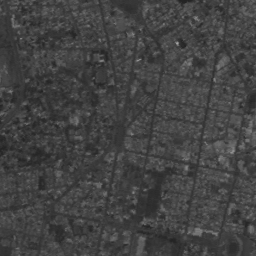
#> input picture img_lab2/QUITO.png, 256 x 256 px
$ jupyter execute ecualizacionR.ipynb
#> lines starting #> are read from the running program, lines starting #| are printed output that depends on the picture
# Ecualización del histograma

[cell 1]
import cv2
import matplotlib.pyplot as plt
import numpy as np

[cell 2]
quitoImg = cv2.imread("img_lab2/QUITO.png", cv2.IMREAD_GRAYSCALE)
#> quitoImg is the input picture: shape (256, 256); min 35, max 166, mean 66.3
plt.imshow(quitoImg, cmap='gray', vmin=0, vmax=255)

[cell 3]
hist = cv2.calcHist([quitoImg], [0], None, [256], [0, 256])
#> hist = 256 values, max 2369 at index 62, min 0 at index 0, mean 256
plt.plot(hist)
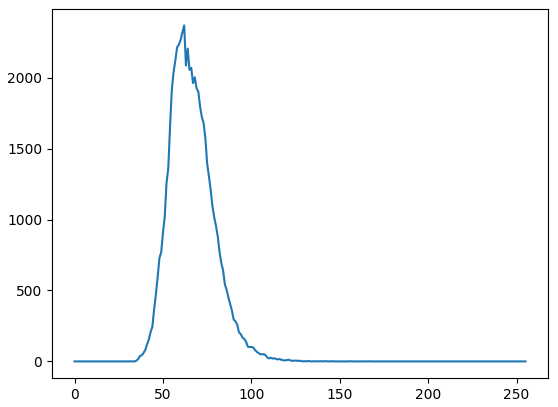
#> figure drawn by matplotlib, 1 panel; curve peaks at x = 62, y = 2369

[cell 4]
imagen_equ = cv2.equalizeHist(quitoImg)
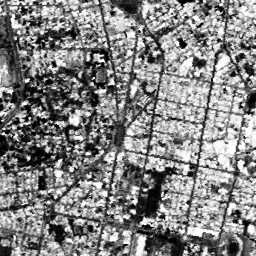
#> imagen_equ: shape (256, 256); min 0, max 255, mean 130.6
plt.imshow(imagen_equ, cmap='gray', vmin=0, vmax=255)

[cell 5]
hist = cv2.calcHist([imagen_equ], [0], None, [256], [0, 256])
#> hist = 256 values, max 2369 at index 107, min 0 at index 6, mean 256
plt.plot(hist)
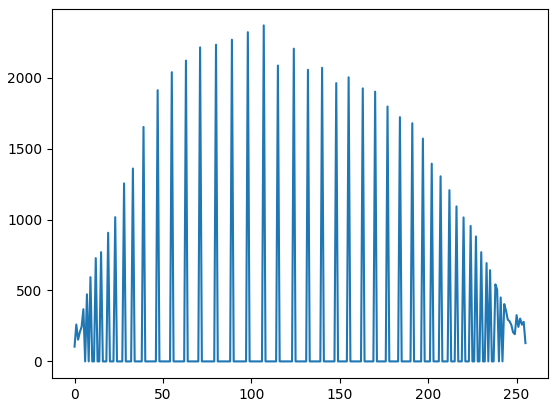
#> figure drawn by matplotlib, 1 panel; curve peaks at x = 107, y = 2369

La discontinuidad se deba a que al emparejar los valores lo que está ocurriendo es que esta enviando grises a valores lejanos para aumentar el contraste pero esto hace que hayan colores que queden sin pixeles en el proceso.

[cell 6]
imagen_equ = cv2.equalizeHist(imagen_equ)
plt.imshow(imagen_equ, cmap='gray', vmin=0, vmax=255)

[cell 7]
hist = cv2.calcHist([imagen_equ], [0], None, [256], [0, 256])
#> hist = 256 values, max 2369 at index 107, min 0 at index 4, mean 256
plt.plot(hist)
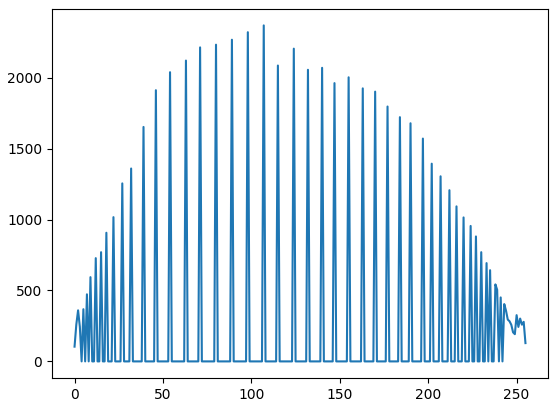
#> figure drawn by matplotlib, 1 panel; curve peaks at x = 107, y = 2369

Lo que ocurre es que la imagen y el histograma se ven iguales, esto se debe a que la ecualización es una operación idempotente, es decir que una vez realizada, volver a realizarla no genera cambios nuevos en la imágen.

[cell 8]
baboonImg = cv2.imread("img_lab2/baboon.png", cv2.IMREAD_GRAYSCALE)
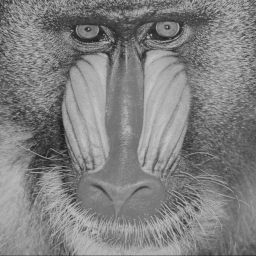
#> input picture img_lab2/baboon.png, 256 x 256 px
#> baboonImg is the input picture: shape (256, 256); min 27, max 198, mean 128.7
plt.imshow(baboonImg, cmap='gray', vmin=0, vmax=255)

[cell 9]
hist = cv2.calcHist([baboonImg], [0], None, [256], [0, 256])
#> hist = 256 values, max 907 at index 121, min 0 at index 0, mean 256
plt.plot(hist)
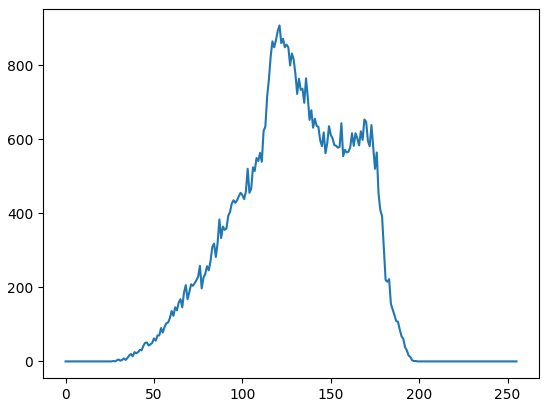
#> figure drawn by matplotlib, 1 panel; curve peaks at x = 121, y = 907

[cell 10]
imagen_equ = cv2.equalizeHist(baboonImg)
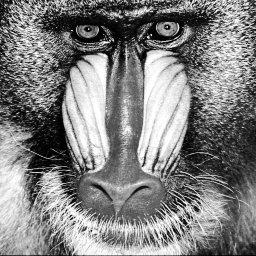
#> imagen_equ: shape (256, 256); min 0, max 255, mean 128.6
plt.imshow(imagen_equ, cmap='gray', vmin=0, vmax=255)

[cell 11]
hist = cv2.calcHist([imagen_equ], [0], None, [256], [0, 256])
#> hist = 256 values, max 907 at index 102, min 0 at index 27, mean 256
plt.plot(hist)
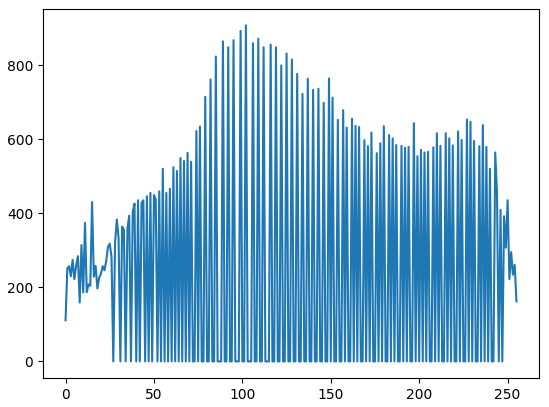
#> figure drawn by matplotlib, 1 panel; curve peaks at x = 102, y = 907
